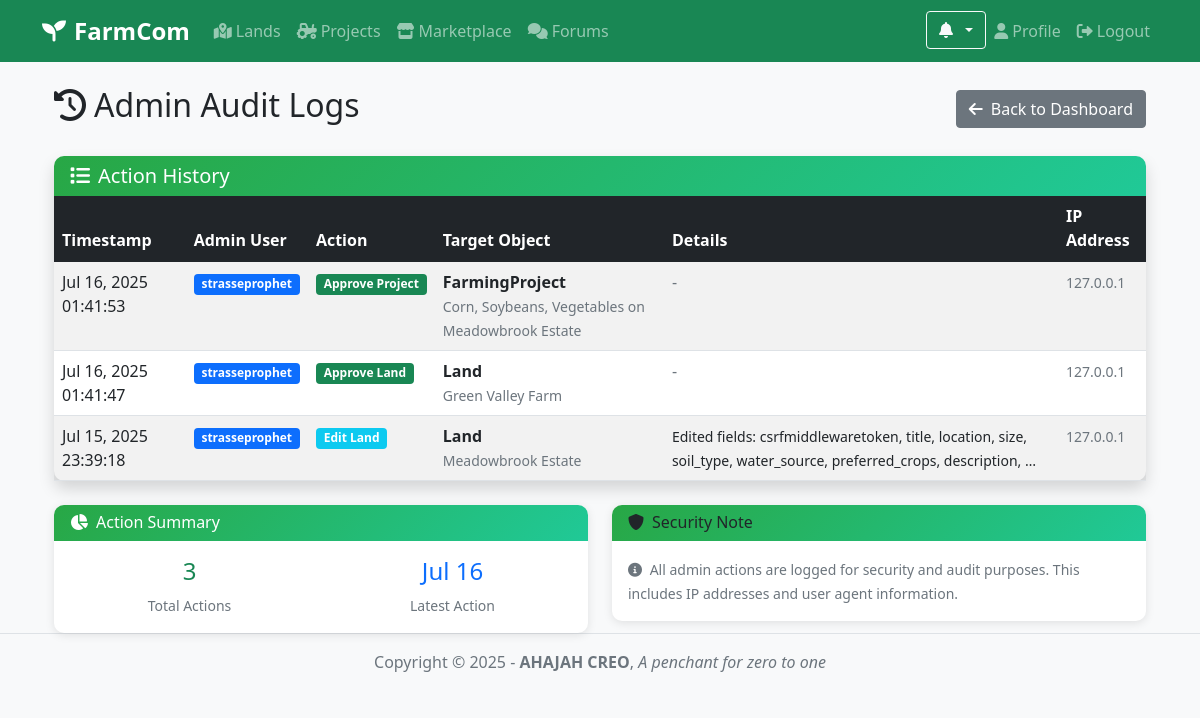
/accounts/audit-logs/ (signed in), run on the app's committed database.
### accounts/models.py (models this page shows, shortened)
class AdminAuditLog(models.Model):
    ACTION_TYPES = [
        ('APPROVE_LAND', 'Approve Land'),
        ('REJECT_LAND', 'Reject Land'),
        ('APPROVE_PROJECT', 'Approve Project'),
        ('REJECT_PROJECT', 'Reject Project'),
        ('DELETE_LAND', 'Delete Land'),
        ('DELETE_PROJECT', 'Delete Project'),
        ('DELETE_USER', 'Delete User'),
        ('DELETE_LISTING', 'Delete Listing'),
        ('DELETE_RECOMMENDATION', 'Delete Recommendation'),
        ('EDIT_LAND', 'Edit Land'),
        ('EDIT_PROJECT', 'Edit Project'),
        ('BULK_APPROVE_LANDS', 'Bulk Approve Lands'),
        ('BULK_REJECT_LANDS', 'Bulk Reject Lands'),
        ('BULK_APPROVE_PROJECTS', 'Bulk Approve Projects'),
        ('BULK_REJECT_PROJECTS', 'Bulk Reject Projects'),
    ]
    admin_user = models.ForeignKey(User, on_delete=models.CASCADE, related_name='admin_actions')
    action_type = models.CharField(max_length=30, choices=ACTION_TYPES)
    target_object_type = models.CharField(max_length=50)
    target_object_id = models.IntegerField()
    target_object_name = models.CharField(max_length=200)
    details = models.TextField(blank=True)
    ip_address = models.GenericIPAddressField(null=True, blank=True)
    user_agent = models.TextField(blank=True)
    timestamp = models.DateTimeField(auto_now_add=True)
    class Meta:
        ordering = ['-timestamp']

class User(AbstractUser):
    USER_TYPES = (
        ('LANDOWNER', 'Landowner'),
        ('FARMER', 'Professional Farmer'),
        ('WORKER', 'Farm Worker'),
        ('INVESTOR', 'Investor'),
        ('STUDENT', 'Student'),
    )
    user_type = models.CharField(max_length=20, choices=USER_TYPES)
    phone = models.CharField(max_length=20)
    location = models.CharField(max_length=100)
    bio = models.TextField(blank=True)
    skills = models.CharField(max_length=200, blank=True)
    avatar = models.ImageField(upload_to='avatars/', blank=True, null=True)
    groups = models.ManyToManyField(
        Group,
        verbose_name='groups',
        blank=True,
        help_text='The groups this user belongs to. A user will get all permissions granted to each of their groups.',
        related_name="accounts_user_groups",  # Custom related_name
        related_query_name="accounts_user",
    )
    user_permissions = models.ManyToManyField(
        Permission,
        verbose_name='user permissions',
        blank=True,
        help_text='Specific permissions for this user.',
        related_name="accounts_user_permissions",  # Custom related_name
        related_query_name="accounts_user",
    )
    supervisor = models.ForeignKey(
        'self',
        null=True,
        blank=True,
        on_delete=models.SET_NULL,
        related_name='supervised_workers',
        limit_choices_to={'user_type': 'FARMER'},
        help_text='The professional farmer supervising this worker (if applicable).'
    )

### accounts/views.py (the view)
# urls.py: path('audit-logs/', views.audit_logs, name='audit_logs'),
@superuser_required
def audit_logs(request):
    logs = AdminAuditLog.objects.all().order_by('-timestamp')
    paginator = Paginator(logs, 50)
    page = request.GET.get('page')
    logs_paginated = paginator.get_page(page)
    return render(request, 'accounts/audit_logs.html', {
        'logs': logs_paginated,
    })

### accounts/context_processors.py (called while the page is built)
def notification_data(request):
    if request.user.is_authenticated:
        unread_notifications = Notification.objects.filter(user=request.user, is_read=False).count()
        recent_notifications = Notification.objects.filter(user=request.user, is_read=False).order_by('-created_at')[:5]
        return {
            'unread_notifications': unread_notifications,
            'recent_notifications': recent_notifications,
        }
    return {
        'unread_notifications': 0,
        'recent_notifications': [],
    }

def dashboard_url(request):
    if request.user.is_authenticated:
        return {
            'user_dashboard_url': get_user_dashboard_url(request.user),
            'user_home_url': get_user_home_url(request.user)
        }
    return {
        'user_dashboard_url': 'home',
        'user_home_url': 'home'
    }

### accounts/utils.py (called while the page is built)
def get_user_dashboard_url(user):
    if user.is_superuser:
        return 'admin_dashboard'
    elif user.user_type == 'FARMER':
        return 'farmer_dashboard'
    elif user.user_type == 'WORKER':
        return 'worker_dashboard'
    elif user.user_type == 'INVESTOR':
        return 'investor_dashboard'
    elif user.user_type == 'STUDENT':
        return 'student_dashboard'
    elif user.user_type == 'LANDOWNER':
        return 'landowner_home'  # Landowners use landowner_home as their dashboard
    else:
        return 'user_dashboard'  # Default fallback

def get_user_home_url(user):
    if user.is_superuser:
        return 'superuser_home'  # Superusers go to their custom home page
    elif user.user_type == 'FARMER':
        return 'farmer_home'
    elif user.user_type == 'WORKER':
        return 'worker_home'
    elif user.user_type == 'INVESTOR':
        return 'investor_home'
    elif user.user_type == 'STUDENT':
        return 'student_home'
    elif user.user_type == 'LANDOWNER':
        return 'landowner_home'
    else:
        return 'logged_in_home'  # Default fallback

### accounts/views.py (called while the page is built)
def superuser_required(view_func):
    decorated_view_func = user_passes_test(lambda u: u.is_superuser)(view_func)
    return decorated_view_func

### templates/accounts/audit_logs.html (shortened to what this page needs)
{% extends 'base.html' %}
{% block content %}
<div class="container mt-4">
    <div class="d-flex justify-content-between align-items-center mb-4">
        <h2><i class="fas fa-history me-2"></i>Admin Audit Logs</h2>
        <a href="{% url 'admin_dashboard' %}" class="btn btn-secondary">
            <i class="fas fa-arrow-left me-2"></i>Back to Dashboard
        </a>
    </div>
    <div class="card shadow">
        <div class="card-header bg-dark text-white">
            <h5 class="mb-0"><i class="fas fa-list me-2"></i>Action History</h5>
        </div>
        <div class="card-body p-0">
            <div class="table-responsive">
                <table class="table table-striped mb-0">
                    <thead class="table-dark">
                        <tr>
                            <th>Timestamp</th>
                            <th>Admin User</th>
                            <th>Action</th>
                            <th>Target Object</th>
                            <th>Details</th>
                            <th>IP Address</th>
                        </tr>
                    </thead>
                    <tbody>
                        {% for log in logs %}
                        <tr>
                            <td>{{ log.timestamp|date:"M d, Y H:i:s" }}</td>
                            <td>
                                <span class="badge bg-primary">{{ log.admin_user.username }}</span>
                            </td>
                            <td>
                                {% if 'APPROVE' in log.action_type %}
                                    <span class="badge bg-success">{{ log.get_action_type_display }}</span>
                                {% elif 'REJECT' in log.action_type %}
                                    <span class="badge bg-danger">{{ log.get_action_type_display }}</span>
                                {% elif 'DELETE' in log.action_type %}
                                    <span class="badge bg-warning text-dark">{{ log.get_action_type_display }}</span>
                                {% elif 'EDIT' in log.action_type %}
                                    <span class="badge bg-info">{{ log.get_action_type_display }}</span>
                                {% else %}
                                    <span class="badge bg-secondary">{{ log.get_action_type_display }}</span>
                                {% endif %}
                            </td>
                            <td>
                                <strong>{{ log.target_object_type }}</strong><br>
                                <small class="text-muted">{{ log.target_object_name }}</small>
                            </td>
                            <td>
                                {% if log.details %}
                                    <small>{{ log.details|truncatewords:10 }}</small>
                                {% else %}
                                    <span class="text-muted">-</span>
                                {% endif %}
                            </td>
                            <td>
                                <small class="text-muted">{{ log.ip_address|default:"-" }}</small>
                            </td>
                        </tr>
                        {% empty %}
                        <tr>
                            <td colspan="6" class="text-center text-muted py-4">
                                <i class="fas fa-info-circle me-2"></i>No audit logs found.
                            </td>
                        </tr>
                        {% endfor %}
                    </tbody>
                </table>
            </div>
        </div>
    </div>
    <div class="row mt-4">
        <div class="col-md-6">
            <div class="card">
                <div class="card-header bg-info text-white">
                    <h6 class="mb-0"><i class="fas fa-chart-pie me-2"></i>Action Summary</h6>
                </div>
                <div class="card-body">
                    <div class="row text-center">
                        <div class="col-6">
                            <h4 class="text-success">{{ logs|length }}</h4>
                            <small class="text-muted">Total Actions</small>
                        </div>
                        <div class="col-6">
                            <h4 class="text-primary">{{ logs.0.timestamp|date:"M d" }}</h4>
                            <small class="text-muted">Latest Action</small>
                        </div>
                    </div>
                </div>
            </div>
        </div>
        <div class="col-md-6">
            <div class="card">
                <div class="card-header bg-warning text-dark">
                    <h6 class="mb-0"><i class="fas fa-shield-alt me-2"></i>Security Note</h6>
                </div>
                <div class="card-body">
                    <small class="text-muted">
                        <i class="fas fa-info-circle me-1"></i>
                        All admin actions are logged for security and audit purposes.
                        This includes IP addresses and user agent information.
                    </small>
                </div>
            </div>
        </div>
    </div>
</div>
{% endblock %}

### static/css/style.css (style rules this page uses)
:root { --primary-green: #28a745; --secondary-green: #20c997; --dark-green: #1e7e34; --light-green: #d4edda; }
body { font-family: 'Segoe UI', Tahoma, Geneva, Verdana, sans-serif; background-color: #f8f9fa; }
.card { border: none; border-radius: 10px; box-shadow: 0 2px 10px rgba(0,0,0,0.1); transition: transform 0.2s; }
.card-header { background: linear-gradient(135deg, var(--primary-green), var(--secondary-green)); color: white; border-radius: 10px 10px 0 0 !important; border: none; }

### data on the page
AdminAuditLog: timestamp "Jul 16, 2025 01:41:53", admin_user.username "strasseprophet", action_type "Approve Project", target_object_type "FarmingProject", target_object_name "Corn, Soybeans, Vegetables on Meadowbrook Estate", ip_address "127.0.0.1", timestamp "Jul 16"
AdminAuditLog: timestamp "Jul 16, 2025 01:41:47", admin_user.username "strasseprophet", action_type "Approve Land", target_object_type "Land", target_object_name "Green Valley Farm", ip_address "127.0.0.1"
AdminAuditLog: timestamp "Jul 15, 2025 23:39:18", admin_user.username "strasseprophet", action_type "Edit Land", target_object_type "Land", target_object_name "Meadowbrook Estate", details "Edited fields: csrfmiddlewaretoken, title, location, size, soil_type, water_source, preferred_crops, description, …", ip_address "127.0.0.1"

### other printed values
{{ logs|length }} "3"
